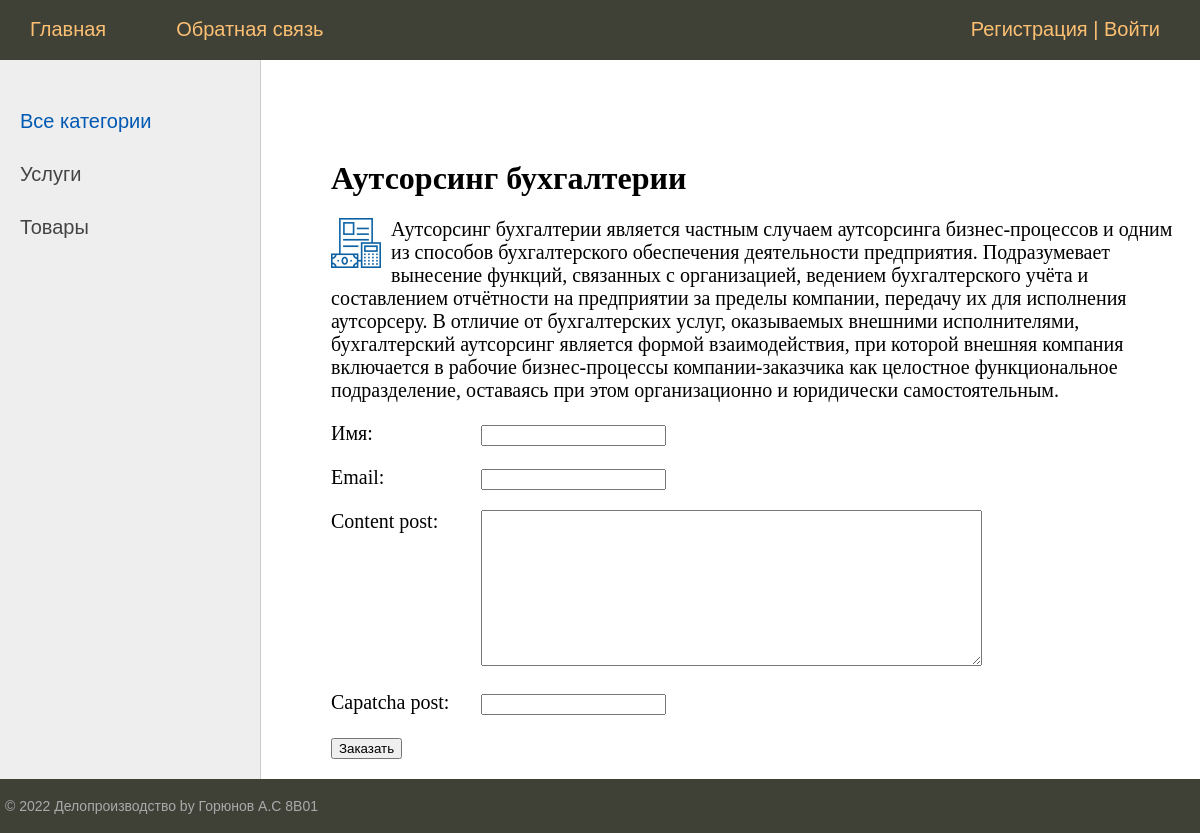
/post/autsorsing-buhgalterii/, run on the app's committed database.
### officework/models.py (models this page shows, shortened)
class Category(models.Model):
    name = models.CharField(max_length=100, db_index=True)
    slug = models.SlugField(max_length=255, unique=True, db_index=True, verbose_name="URL")
    def get_absolute_url(self):
        return reverse('category', kwargs={'cat_slug': self.slug})
    class Meta:
        ordering = ['id']

class Project(models.Model):
    author = models.ForeignKey(User, on_delete=models.CASCADE, verbose_name='Владелец записи', blank=True, null=True)
    title = models.CharField(max_length=255)
    slug = models.SlugField(max_length=255, unique=True, db_index=True, verbose_name="URL")
    content = models.TextField(blank=True)
    photo = models.ImageField(upload_to="photo/%Y/%m/%d/")
    time_create = models.DateTimeField(auto_now_add=True)
    time_update = models.DateTimeField(auto_now=True)
    is_published = models.BooleanField(default=True)
    cat = models.ForeignKey('Category', on_delete=models.PROTECT)
    def __str__(self):
        return self.title

### officework/views.py (the view, shortened to what this page needs)
# urls.py: path('post/<slug:post_slug>/', ShowPost.as_view(), name='post'),
class ShowPost(DataMixin, DetailView, FormView):
    form_class = ContactFormPost
    model = Project
    template_name = 'officework/post.html'
    slug_url_kwarg = 'post_slug'
    context_object_name = 'post'
    def get_context_data(self, *, object_list=None, **kwargs):
        context = super().get_context_data(**kwargs)
        c_def = self.get_user_context(title=context['post'])
        return dict(list(context.items()) + list(c_def.items()))

### officework/forms.py
class ContactFormPost(forms.Form):
    name_post = forms.CharField(label='Имя', max_length=255)
    email_post = forms.EmailField(label='Email')
    content_post = forms.CharField(widget=forms.Textarea(attrs={'cols': 60, 'rows': 10}))
    capatcha_post = CaptchaField()

### officework/templatetags/officework_tags.py (called while the page is built)
@register.inclusion_tag('officework/list_categories.html')
def show_categories(sort=None, cat_selected=0):
    if not sort:
        cats = Category.objects.all()
    else:
        cats = Category.objects.order_by(sort)
    return {"cats": cats, "cat_selected": cat_selected}

### officework/utils.py (called while the page is built)
    def get_user_context(self, **kwargs):
        context = kwargs
        user_menu = menu.copy()
        if (not self.request.user.is_superuser) and (not self.request.user.is_staff):
            user_menu.pop(1)
        cats = Category.objects.all()
        context['menu'] = user_menu
        context['cats'] = cats
        if 'cat_selected' not in context:
            context['cat_selected'] = 0
        return context

### officework/templates/officework/post.html (shortened to what this page needs)
{% extends 'officework/base.html' %}
{% block content %}
<h1>{{post.title}}</h1>
<p><img class="img-article-left" src="{{post.photo.url}}"></p>
{{post.content|linebreaks}}
<form method="post">
    {% for f in form %}
    <p><label class="form-label" for="{{ f.id_for_label }}">{{f.label}}: </label>{{ f }}</p>
    {% endfor %}
            <button type="submit">Заказать</button>
</form>
{% endblock %}

### officework/templates/officework/list_categories.html
{% for c in cats %}
		{% if c.pk == cat_selected %}
			<li class="selected">{{c.name}}</li>
		{% else %}
			<li><a href="{{ c.get_absolute_url }}">{{c.name}}</a></li>
		{% endif %}
{% endfor %}

### officework/static/officework/css/styles.css (style rules this page uses)
html, body { font-family: 'Arial'; margin: 0; padding: 0; height: 100%; width: 100%; color: #444; }
a { color: #0059b2; text-decoration: none; }
img { max-width: 600px; height: auto; }
img.img-article-left { max-width: 300px; height: auto; float: left; padding: 0 10px 10px 0; }
.left-chapters ul li { margin: 30px 0 0 0; color: #999; }
.left-chapters ul li a { color: #444; text-decoration: none; }
.content-text h1 { font-size: 32px; }
.form-label { display: inline-block; min-width: 150px; vertical-align: top; }

### data on the page
Category: name "Услуги"
Category: name "Товары"
Project: title "Аутсорсинг бухгалтерии", photo (picture), content "Аутсорсинг бухгалтерии является частным случаем аутсорсинга бизнес-процессов и одним из способов бухгалтерского обеспечения деятельности предприятия. Подразумевает вынесение функций, связанных с организацией, ведением бухгалтерского учёта и составлением отчётности на предприятии за пределы компании, передачу их для исполнения аутсорсеру. В отличие от бухгалтерских услуг, оказываемых внешними исполнителями, бухгалтерский аутсорсинг является формой взаимодействия, при которой внешняя компания включается в рабочие бизнес-процессы компании-заказчика как целостное функциональное подразделение, оставаясь при этом организационно и юридически самостоятельным."

### other printed values
{{ m.title }} "Главная" "Обратная связь"
{{ f.label }} "Имя" "Email" "Content post" "Capatcha post"
